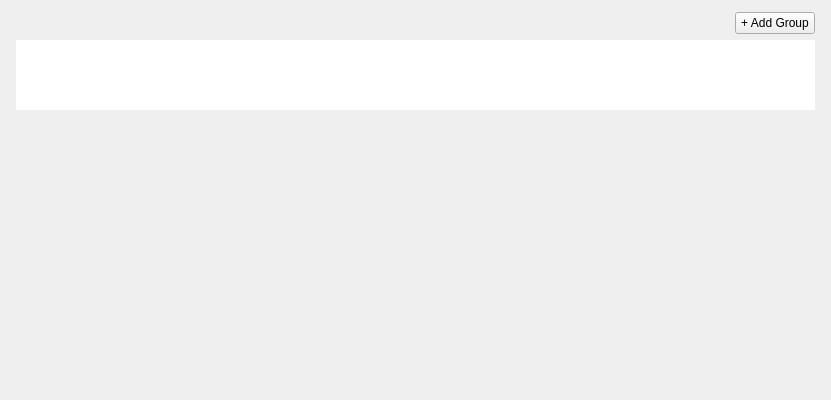
<?xml version="1.0" encoding="UTF-8"?>
<ui version="4.0">
 <class>UserGroupsWidget</class>
 <widget class="QWidget" name="UserGroupsWidget">
  <property name="geometry">
   <rect>
    <x>0</x>
    <y>0</y>
    <width>831</width>
    <height>400</height>
   </rect>
  </property>
  <layout class="QVBoxLayout" name="mainVerticalLayout">
   <property name="leftMargin">
    <number>0</number>
   </property>
   <property name="topMargin">
    <number>12</number>
   </property>
   <property name="rightMargin">
    <number>0</number>
   </property>
   <property name="bottomMargin">
    <number>0</number>
   </property>
   <item>
    <layout class="QVBoxLayout" name="verticalLayout" stretch="0,0">
     <property name="leftMargin">
      <number>16</number>
     </property>
     <property name="rightMargin">
      <number>16</number>
     </property>
     <item>
      <layout class="QHBoxLayout" name="horizontalLayout_5">
       <property name="spacing">
        <number>16</number>
       </property>
       <item>
        <widget class="nx::vms::client::desktop::SearchLineEdit" name="filterLineEdit" native="true">
         <property name="sizePolicy">
          <sizepolicy hsizetype="Expanding" vsizetype="Preferred">
           <horstretch>0</horstretch>
           <verstretch>0</verstretch>
          </sizepolicy>
         </property>
         <property name="focusPolicy">
          <enum>Qt::StrongFocus</enum>
         </property>
         <property name="placeholderText" stdset="0">
          <string>Search users</string>
         </property>
        </widget>
       </item>
       <item>
        <widget class="QPushButton" name="createGroupButton">
         <property name="focusPolicy">
          <enum>Qt::TabFocus</enum>
         </property>
         <property name="text">
          <string>+ Add Group</string>
         </property>
        </widget>
       </item>
      </layout>
     </item>
     <item>
      <widget class="QStackedWidget" name="searchWidget">
       <property name="currentIndex">
        <number>0</number>
       </property>
       <widget class="QWidget" name="groupsPage">
        <layout class="QVBoxLayout" name="verticalLayout_3">
         <property name="leftMargin">
          <number>0</number>
         </property>
         <property name="topMargin">
          <number>0</number>
         </property>
         <property name="rightMargin">
          <number>0</number>
         </property>
         <property name="bottomMargin">
          <number>0</number>
         </property>
         <item>
          <widget class="nx::vms::client::desktop::TreeView" name="groupsTable">
           <property name="sizePolicy">
            <sizepolicy hsizetype="Expanding" vsizetype="Maximum">
             <horstretch>0</horstretch>
             <verstretch>0</verstretch>
            </sizepolicy>
           </property>
           <property name="focusPolicy">
            <enum>Qt::StrongFocus</enum>
           </property>
           <property name="frameShape">
            <enum>QFrame::NoFrame</enum>
           </property>
           <property name="sizeAdjustPolicy">
            <enum>QAbstractScrollArea::AdjustToContents</enum>
           </property>
           <property name="selectionMode">
            <enum>QAbstractItemView::SingleSelection</enum>
           </property>
           <property name="selectionBehavior">
            <enum>QAbstractItemView::SelectRows</enum>
           </property>
           <property name="rootIsDecorated">
            <bool>false</bool>
           </property>
           <property name="uniformRowHeights">
            <bool>true</bool>
           </property>
           <property name="sortingEnabled">
            <bool>true</bool>
           </property>
           <property name="allColumnsShowFocus">
            <bool>true</bool>
           </property>
           <attribute name="headerStretchLastSection">
            <bool>false</bool>
           </attribute>
          </widget>
         </item>
         <item>
          <spacer name="verticalSpacer">
           <property name="orientation">
            <enum>Qt::Vertical</enum>
           </property>
           <property name="sizeHint" stdset="0">
            <size>
             <width>20</width>
             <height>40</height>
            </size>
           </property>
          </spacer>
         </item>
        </layout>
       </widget>
       <widget class="QWidget" name="nothingFoundPage">
        <layout class="QGridLayout" name="gridLayout" rowstretch="2,0,3">
         <property name="leftMargin">
          <number>0</number>
         </property>
         <property name="topMargin">
          <number>0</number>
         </property>
         <property name="rightMargin">
          <number>0</number>
         </property>
         <property name="bottomMargin">
          <number>0</number>
         </property>
         <item row="1" column="0">
          <widget class="QWidget" name="nothingFoundPlaceholder" native="true">
           <property name="minimumSize">
            <size>
             <width>0</width>
             <height>20</height>
            </size>
           </property>
           <layout class="QVBoxLayout" name="nothingFoundPlaceholderLayout">
            <property name="spacing">
             <number>0</number>
            </property>
            <property name="leftMargin">
             <number>0</number>
            </property>
            <property name="topMargin">
             <number>0</number>
            </property>
            <property name="rightMargin">
             <number>0</number>
            </property>
            <property name="bottomMargin">
             <number>0</number>
            </property>
           </layout>
          </widget>
         </item>
         <item row="2" column="0">
          <spacer name="verticalSpacer_3">
           <property name="orientation">
            <enum>Qt::Vertical</enum>
           </property>
           <property name="sizeHint" stdset="0">
            <size>
             <width>0</width>
             <height>0</height>
            </size>
           </property>
          </spacer>
         </item>
         <item row="0" column="0">
          <spacer name="verticalSpacer_2">
           <property name="orientation">
            <enum>Qt::Vertical</enum>
           </property>
           <property name="sizeHint" stdset="0">
            <size>
             <width>0</width>
             <height>0</height>
            </size>
           </property>
          </spacer>
         </item>
        </layout>
       </widget>
      </widget>
     </item>
    </layout>
   </item>
  </layout>
  <action name="searchShortcut">
   <property name="text">
    <string/>
   </property>
   <property name="shortcut">
    <string>Ctrl+F</string>
   </property>
   <property name="autoRepeat">
    <bool>false</bool>
   </property>
   <property name="menuRole">
    <enum>QAction::NoRole</enum>
   </property>
  </action>
  <action name="deleteGroupAction">
   <property name="text">
    <string/>
   </property>
   <property name="shortcut">
    <string>Del</string>
   </property>
   <property name="shortcutContext">
    <enum>Qt::WidgetShortcut</enum>
   </property>
   <property name="menuRole">
    <enum>QAction::NoRole</enum>
   </property>
  </action>
 </widget>
 <customwidgets>
  <customwidget>
   <class>nx::vms::client::desktop::TreeView</class>
   <extends>QTreeView</extends>
   <header location="global">nx/vms/client/desktop/common/widgets/tree_view.h</header>
  </customwidget>
  <customwidget>
   <class>nx::vms::client::desktop::SearchLineEdit</class>
   <extends>QWidget</extends>
   <header location="global">nx/vms/client/desktop/common/widgets/search_line_edit.h</header>
   <container>1</container>
  </customwidget>
 </customwidgets>
 <tabstops>
  <tabstop>filterLineEdit</tabstop>
  <tabstop>createGroupButton</tabstop>
  <tabstop>groupsTable</tabstop>
 </tabstops>
 <resources/>
 <connections>
  <connection>
   <sender>searchShortcut</sender>
   <signal>triggered()</signal>
   <receiver>filterLineEdit</receiver>
   <slot>setFocus()</slot>
   <hints>
    <hint type="sourcelabel">
     <x>-1</x>
     <y>-1</y>
    </hint>
    <hint type="destinationlabel">
     <x>364</x>
     <y>26</y>
    </hint>
   </hints>
  </connection>
 </connections>
</ui>
